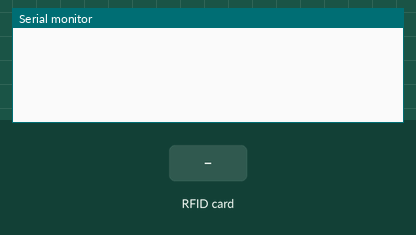
Bench run of a sketch on a simulated Arduino Uno, built with avr-gcc and run on an emulated ATmega328P. On the bench: the last lines printed to the serial monitor. The test bench sets the inputs (shaded band).

Above: at 1.2 s.
1.3 s: RFID card DE AD BE EF held to the reader
At 1.8 s:
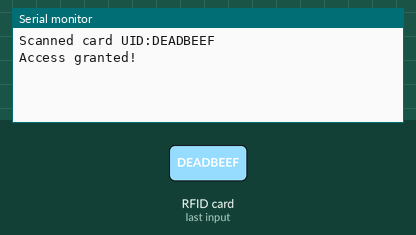
2.8 s: RFID card 12 34 56 78 held to the reader
At 3.2 s:
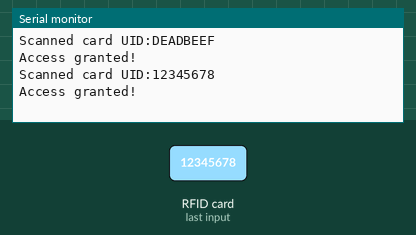
4.3 s: RFID card 5E 7A 19 C4 held to the reader
At 5.7 s:
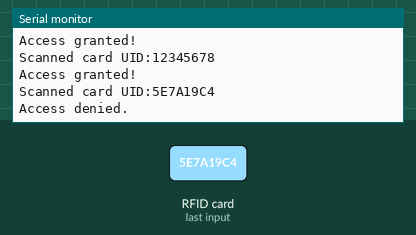

The sketch:

RFID.ino
```cpp
#include <SPI.h>
#include <MFRC522.h>

#define SS_PIN 10
#define RST_PIN 9

MFRC522 mfrc522(SS_PIN, RST_PIN);  // Create MFRC522 instance

// Define array to store authorized card numbers
byte authorizedCards[][4] = {
  {0xDE, 0xAD, 0xBE, 0xEF}, // Add your authorized card numbers here
  {0x12, 0x34, 0x56, 0x78},
  {0x98, 0x76, 0x54, 0x32}
};

void setup() {
  Serial.begin(9600); // Initialize serial communication
  SPI.begin(); // Initialize SPI bus
  mfrc522.PCD_Init(); // Initialize MFRC522
}

void loop() {
  // Look for new cards
  if (mfrc522.PICC_IsNewCardPresent() && mfrc522.PICC_ReadCardSerial()) {
    Serial.print("Scanned card UID:");
    for (byte i = 0; i < mfrc522.uid.size; i++) {
      Serial.print(mfrc522.uid.uidByte[i] < 0x10 ? "0" : "");
      Serial.print(mfrc522.uid.uidByte[i], HEX);
    }
    Serial.println();

    // Check if card UID matches an authorized card
    boolean authorized = false;
    for (byte i = 0; i < sizeof(authorizedCards) / 4; i++) {
      if (memcmp(mfrc522.uid.uidByte, authorizedCards[i], 4) == 0) {
        authorized = true;
        break;
      }
    }
    if (authorized) {
      Serial.println("Access granted!");
    } else {
      Serial.println("Access denied.");
    }

    // Halt PICC
    mfrc522.PICC_HaltA();
    // Stop encryption on PCD
    mfrc522.PCD_StopCrypto1();
  }
}
```

Measured:
- after the input at 1.3 s, the serial monitor: prints a new line at once (image 1)
- after the input at 2.8 s, the serial monitor: prints a new line at once (image 2)
- after the input at 4.3 s, the serial monitor: prints a new line at once (image 3)
